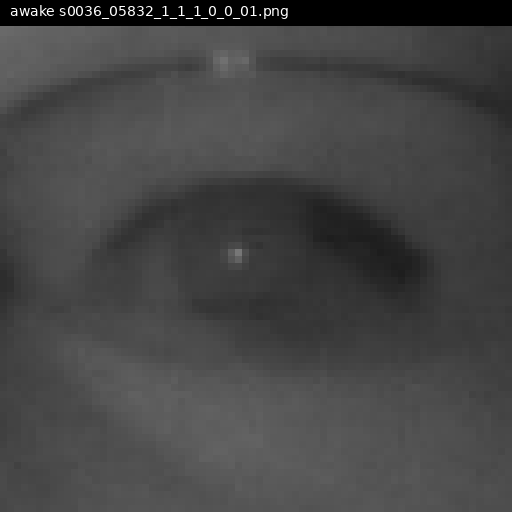
#> input picture glass1_samples/awake_0_s0036_05832_1_1_1_0_0_01.png, 512 x 512 px, found by its file name; its folder holds 4 pictures in this run
$ python test_flare_synthesis.py
#> lines starting #> are read from the running program, lines starting #| are printed output that depends on the picture; pictures that were not available may be replaced by others from this repository, and a replacement may not be noted
### nir_glare_generator.py
#!/usr/bin/env python3
"""
NIR Glasses Glare Generator
在眼睛图像上生成逼真的近红外眼镜反光效果。

Usage:
  python nir_glare_generator.py --input_dir ./eyes/ --output_dir ./eyes_glare/ --num 3

Modes:
  led_spot     - 单个/双个 IR LED 高亮圆斑（最常见）
  led_streak   - IR LED 拉丝反射（曲面镜片）
  ambient      - 环境光漫反射（大面积弱高光）
  mixed        - 随机混合以上模式
"""
import os
import argparse
import random
import numpy as np
from PIL import Image, ImageDraw, ImageFilter


def add_led_spot(img, intensity=1.0, num_spots=2):
    """单个或双个 IR LED 圆斑反光（最常见模式）"""
    w, h = img.size
    overlay = Image.new('L', (w, h), 0)
    draw = ImageDraw.Draw(overlay)

    # 反光位置：镜片上半部分（眼睛图的上 1/3 区域）
    for _ in range(num_spots):
        cx = random.randint(w // 5, 4 * w // 5)
        cy = random.randint(h // 8, h // 3)
        # IR LED 反光大小：小而亮
        radius_x = random.randint(max(3, w // 12), max(5, w // 6))
        radius_y = random.randint(max(2, h // 12), max(4, h // 8))

        # 外层光晕（柔和扩散）
        for r_mult, alpha in [(3.0, 0.15), (2.0, 0.3), (1.5, 0.5), (1.0, 0.9)]:
            rx, ry = int(radius_x * r_mult), int(radius_y * r_mult)
            brightness = int(255 * alpha * intensity)
            draw.ellipse(
                [cx - rx, cy - ry, cx + rx, cy + ry],
                fill=brightness
            )

        # 核心过曝点（像素饱和，纯白）
        core_r = max(1, radius_x // 4)
        draw.ellipse(
            [cx - core_r, cy - core_r, cx + core_r, cy + core_r],
            fill=255
        )

    # 轻微高斯模糊使边缘自然
    overlay = overlay.filter(ImageFilter.GaussianBlur(radius=1.5))

    # 合成
    if img.mode == 'L':
        img_np = np.array(img, dtype=np.float32)
        ov_np = np.array(overlay, dtype=np.float32)
        result = np.clip(img_np + ov_np * 0.7, 0, 255).astype(np.uint8)
        return Image.fromarray(result)
    else:
        # RGB: 叠加白色高光
        img_np = np.array(img, dtype=np.float32)
        ov_np = np.array(overlay, dtype=np.float32) / 255.0
        for c in range(3):
            img_np[:, :, c] = np.clip(
                img_np[:, :, c] * (1 - ov_np * 0.6) + 255 * ov_np * 0.6,
                0, 255
            )
        return Image.fromarray(img_np.astype(np.uint8))


# [94 lines left out: functions add_led_streak, add_ambient_glare, add_mixed, not called in this run]


def generate_glare(img, mode='mixed', intensity=None):
    """对单张图生成反光"""
    if intensity is None:
        intensity = random.uniform(0.4, 1.0)

    modes = {
        'led_spot': add_led_spot,
        'led_streak': add_led_streak,
        'ambient': add_ambient_glare,
        'mixed': add_mixed,
    }
    return modes[mode](img, intensity=intensity)


# [38 lines left out: function main, not called in this run]


# [2 lines that do not run on import are left out]

### test_flare_synthesis.py
#!/usr/bin/env python3
"""
眩光合成效果对比测试

比较三种情况：
  A. 新方案 (gamma-correct linear domain synthesis)
  B. 现有方案 (PIL-based nir_glare_generator)
  C. 真实眩光样本 (glass1_samples)

输出：
  output/comparison/   - 干净/A/B/真实 四图并排
  output/histograms/   - 直方图对比
  output/stats.txt     - 关键统计量对比
"""

import os
import sys
import random
import numpy as np
import cv2
from PIL import Image, ImageDraw, ImageFilter

sys.path.insert(0, os.path.dirname(__file__))
from nir_glare_generator import generate_glare

random.seed(42)
np.random.seed(42)

CLEAN_DIRS = [
    '/home/bobby/eye_datasets/data/train/awake',
    '/home/bobby/eye_datasets/data/train/sleepy',
]
REAL_FLARE_DIR = '/home/bobby/OCEC/glass1_samples'
OUT_DIR = '/home/bobby/OCEC/output'
N_SAMPLES = 100


# ──────────────────────────────────────────────
# 方案 A：gamma-correct linear domain synthesis
# ──────────────────────────────────────────────

def gen_uniform_flare(shape):
    intensity = np.random.uniform(0.2, 0.5)
    return np.full(shape, intensity, dtype=np.float32)


def gen_gaussian_flare(shape, n_blobs=None):
    h, w = shape
    n_blobs = n_blobs or np.random.randint(1, 4)
    field = np.zeros(shape, dtype=np.float32)
    yy, xx = np.mgrid[0:h, 0:w]
    for _ in range(n_blobs):
        cx = np.random.uniform(-0.2, 1.2) * w
        cy = np.random.uniform(-0.2, 1.2) * h
        sigma = np.random.uniform(0.2, 0.5) * max(h, w)
        intensity = np.random.uniform(0.5, 2.0)
        blob = intensity * np.exp(-((xx - cx)**2 + (yy - cy)**2) / (2 * sigma**2))
        field += blob.astype(np.float32)
    return field


def gen_gradient_flare(shape):
    h, w = shape
    direction = np.random.choice(['left', 'right', 'top', 'bottom'])
    intensity = np.random.uniform(0.3, 1.2)
    power = np.random.uniform(1.0, 2.5)
    if direction == 'left':
        ramp = np.linspace(1, 0, w) ** power
        field = np.tile(ramp, (h, 1))
    elif direction == 'right':
        ramp = np.linspace(0, 1, w) ** power
        field = np.tile(ramp, (h, 1))
    elif direction == 'top':
        ramp = np.linspace(1, 0, h) ** power
        field = np.tile(ramp.reshape(-1, 1), (1, w))
    else:
        ramp = np.linspace(0, 1, h) ** power
        field = np.tile(ramp.reshape(-1, 1), (1, w))
    return (field * intensity).astype(np.float32)


def gen_speckle_flare(shape):
    h, w = shape
    noise = np.random.rand(max(1, h // 8), max(1, w // 8)).astype(np.float32)
    noise = cv2.resize(noise, (w, h), interpolation=cv2.INTER_CUBIC)
    noise = cv2.GaussianBlur(noise, (0, 0), sigmaX=max(h, w) * 0.05)
    noise = (noise - noise.min()) / (noise.max() - noise.min() + 1e-8)
    intensity = np.random.uniform(0.3, 1.0)
    return (noise * intensity).astype(np.float32)


def add_bloom(gray_uint8, threshold=200, blur_sigma=4, strength=0.3):
    img = gray_uint8.astype(np.float32) / 255.0
    t = threshold / 255.0
    mask = np.clip((img - t) / (1.0 - t + 1e-8), 0, 1)
    bloom = cv2.GaussianBlur(mask, (0, 0), sigmaX=blur_sigma)
    out = img + bloom * strength
    return np.clip(out * 255, 0, 255).astype(np.uint8)


def reduce_contrast(gray_uint8, factor=0.6):
    img = gray_uint8.astype(np.float32)
    mean = img.mean()
    out = (img - mean) * factor + mean
    return np.clip(out, 0, 255).astype(np.uint8)


def slight_blur(gray_uint8):
    sigma = np.random.uniform(0.5, 1.5)
    return cv2.GaussianBlur(gray_uint8, (0, 0), sigmaX=sigma)


def synthesize_flare_linear(gray_uint8, flare_field, veil_strength=0.1, gamma=2.2):
    img_linear = (gray_uint8.astype(np.float32) / 255.0) ** gamma
    out_linear = img_linear + flare_field
    out_linear = out_linear * (1 - veil_strength) + veil_strength
    out = out_linear ** (1.0 / gamma)
    out = np.clip(out, 0.0, 1.0)
    return (out * 255.0).astype(np.uint8)


def scheme_a(gray_uint8):
    h, w = gray_uint8.shape
    mode = np.random.choice(['uniform', 'gaussian', 'gradient', 'speckle'],
                            p=[0.3, 0.3, 0.2, 0.2])
    if mode == 'uniform':
        field = gen_uniform_flare((h, w))
    elif mode == 'gaussian':
        field = gen_gaussian_flare((h, w))
    elif mode == 'gradient':
        field = gen_gradient_flare((h, w))
    else:
        field = gen_speckle_flare((h, w))

    veil = np.random.uniform(0.05, 0.25)
    out = synthesize_flare_linear(gray_uint8, field, veil_strength=veil)

    if np.random.rand() < 0.6:
        out = add_bloom(out, threshold=200,
                        blur_sigma=np.random.uniform(2, 6),
                        strength=np.random.uniform(0.2, 0.5))
    if np.random.rand() < 0.5:
        out = reduce_contrast(out, factor=np.random.uniform(0.5, 0.85))
    if np.random.rand() < 0.3:
        out = slight_blur(out)
    return out


def scheme_b(gray_uint8):
    img_pil = Image.fromarray(gray_uint8)
    mode = random.choice(['led_spot', 'led_streak', 'ambient', 'mixed'])
    result = generate_glare(img_pil, mode=mode)
    return np.array(result.convert('L'))


# ──────────────────────────────────────────────
# 统计工具
# ──────────────────────────────────────────────

def img_stats(arr):
    return {
        'mean': float(arr.mean()),
        'std': float(arr.std()),
        'max': int(arr.max()),
        'pct_over240': float((arr > 240).mean() * 100),
        'pct_under30': float((arr < 30).mean() * 100),
    }


def collect_stats(arrays, label):
    all_stats = [img_stats(a) for a in arrays]
    keys = ['mean', 'std', 'max', 'pct_over240', 'pct_under30']
    avg = {k: np.mean([s[k] for s in all_stats]) for k in keys}
    return label, avg


# ──────────────────────────────────────────────
# 可视化工具
# ──────────────────────────────────────────────

def make_comparison_strip(clean, syn_a, syn_b, real_ref, fname, out_dir):
    """四图横排：干净 / 方案A / 方案B / 真实眩光"""
    target_h = 164  # 2x upscale for visibility
    imgs = []
    for arr in [clean, syn_a, syn_b, real_ref]:
        h, w = arr.shape
        scale = target_h / h
        resized = cv2.resize(arr, (int(w * scale), target_h), interpolation=cv2.INTER_NEAREST)
        imgs.append(resized)

    labels = ['Clean', 'Scheme A (gamma)', 'Scheme B (PIL)', 'Real Flare']
    label_h = 16
    strips = []
    for img, label in zip(imgs, labels):
        h, w = img.shape
        canvas = np.zeros((target_h + label_h, w), dtype=np.uint8)
        canvas[label_h:, :] = img
        cv2.putText(canvas, label, (2, 12), cv2.FONT_HERSHEY_SIMPLEX, 0.35, 200, 1)
        strips.append(canvas)

    # Add separator lines
    sep = np.full((target_h + label_h, 2), 128, dtype=np.uint8)
    combined = strips[0]
    for s in strips[1:]:
        combined = np.hstack([combined, sep, s])

    os.makedirs(out_dir, exist_ok=True)
    cv2.imwrite(os.path.join(out_dir, fname), combined)


def make_histogram_comparison(clean_list, a_list, b_list, real_list, out_path):
    """直方图对比，4条曲线叠加"""
    import matplotlib
    matplotlib.use('Agg')
    import matplotlib.pyplot as plt

    fig, axes = plt.subplots(1, 2, figsize=(12, 4))

    def hist_avg(arrays, bins=64):
        counts = np.zeros(bins)
        edges = None
        for arr in arrays:
            c, e = np.histogram(arr.flatten(), bins=bins, range=(0, 255), density=True)
            counts += c
            edges = e
        return counts / len(arrays), edges

    # Left: full histogram
    ax = axes[0]
    for arrays, label, color in [
        (clean_list, 'Clean', 'gray'),
        (a_list, 'Scheme A (gamma)', 'blue'),
        (b_list, 'Scheme B (PIL)', 'green'),
        (real_list, 'Real Flare', 'red'),
    ]:
        c, e = hist_avg(arrays)
        midpoints = (e[:-1] + e[1:]) / 2
        ax.plot(midpoints, c, label=label, color=color, linewidth=1.5)
    ax.set_title('Pixel value distribution')
    ax.set_xlabel('Pixel value')
    ax.set_ylabel('Density')
    ax.legend()
    ax.grid(alpha=0.3)

    # Right: zoom on high-value region (>200)
    ax = axes[1]
    for arrays, label, color in [
        (clean_list, 'Clean', 'gray'),
        (a_list, 'Scheme A (gamma)', 'blue'),
        (b_list, 'Scheme B (PIL)', 'green'),
        (real_list, 'Real Flare', 'red'),
    ]:
        c, e = hist_avg(arrays, bins=128)
        midpoints = (e[:-1] + e[1:]) / 2
        mask = midpoints > 180
        ax.plot(midpoints[mask], c[mask], label=label, color=color, linewidth=1.5)
    ax.set_title('High-value region (>180) zoom')
    ax.set_xlabel('Pixel value')
    ax.set_ylabel('Density')
    ax.legend()
    ax.grid(alpha=0.3)

    plt.tight_layout()
    os.makedirs(os.path.dirname(out_path), exist_ok=True)
    plt.savefig(out_path, dpi=120)
    plt.close()
    print(f'Saved histogram: {out_path}')


# ──────────────────────────────────────────────
# 主流程
# ──────────────────────────────────────────────

def main():
    # 1. Load clean images
    all_clean_files = []
    for d in CLEAN_DIRS:
        for f in os.listdir(d):
            if f.lower().endswith('.png'):
                all_clean_files.append(os.path.join(d, f))
    random.shuffle(all_clean_files)
    clean_files = all_clean_files[:N_SAMPLES]
    print(f'Loaded {len(clean_files)} clean eye images')

    clean_arrays = [cv2.imread(f, 0) for f in clean_files]
#> clean_arrays = 2 items
    clean_arrays = [a for a in clean_arrays if a is not None]

    # 2. Load real flare reference images (downscale to match training size)
    real_files = [os.path.join(REAL_FLARE_DIR, f)
                  for f in os.listdir(REAL_FLARE_DIR) if f.lower().endswith('.png')]
    print(f'Loaded {len(real_files)} real flare reference images')
    target_size = clean_arrays[0].shape[0]  # e.g. 82
#> target_size = 512
    real_arrays_full = [cv2.imread(f, 0) for f in real_files if cv2.imread(f, 0) is not None]
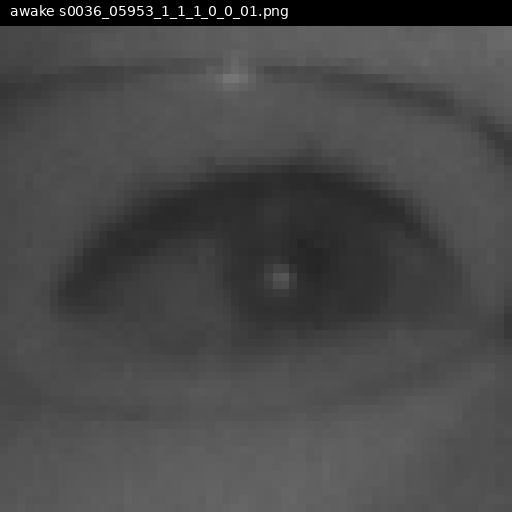
#> input picture glass1_samples/awake_1_s0036_05953_1_1_1_0_0_01.png, 512 x 512 px, found by its file name
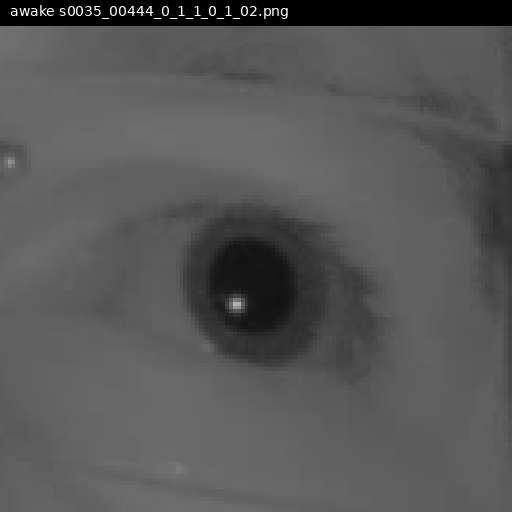
#> input picture glass1_samples/awake_2_s0035_00444_0_1_1_0_1_02.png, 512 x 512 px, found by its file name
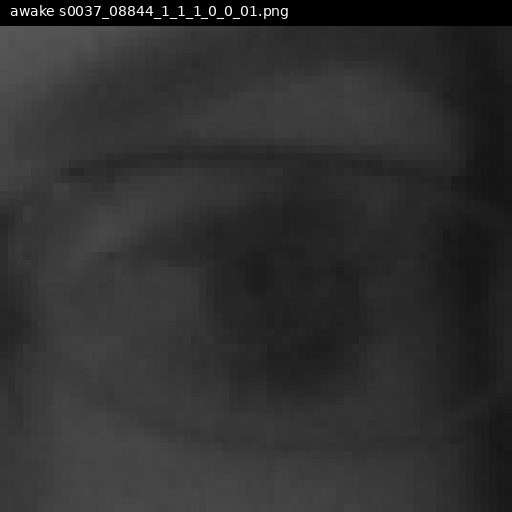
#> input picture glass1_samples/awake_3_s0037_08844_1_1_1_0_0_01.png, 512 x 512 px, found by its file name
#> real_arrays_full = 4 items
    # Center-crop to same aspect, then resize
    real_arrays = []
    for arr in real_arrays_full:
        h, w = arr.shape
        s = min(h, w)
        y0, x0 = (h - s) // 2, (w - s) // 2
        cropped = arr[y0:y0+s, x0:x0+s]
        resized = cv2.resize(cropped, (target_size, target_size), interpolation=cv2.INTER_AREA)
        real_arrays.append(resized)
#> this loop made 4 passes
#> cropped is the input picture: shape (512, 512); min 0, max 255, mean 47.5
#> after the loop, real_arrays = 4 items

    # 3. Synthesize
    print('Synthesizing...')
    syn_a = [scheme_a(img) for img in clean_arrays]
#> in scheme_a, gray_uint8 is the input picture: shape (512, 512); min 0, max 255, mean 68.8
#> call 2 of add_bloom, with threshold = 200, blur_sigma = 4.19, strength = 0.452
#> in add_bloom (call 2), `bloom = cv2.GaussianBlur(mask, (0, 0), sigmaX=blur_sigma)`:
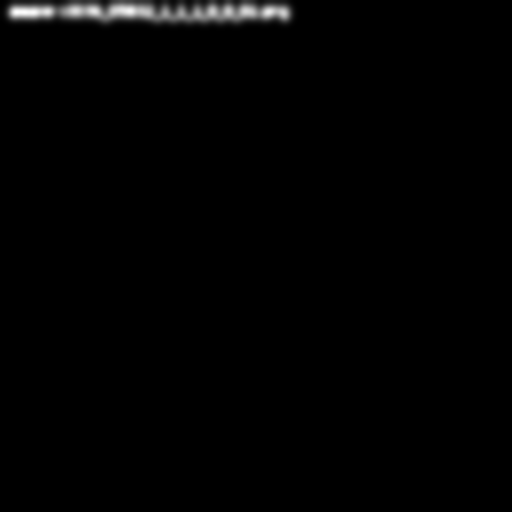
#> bloom: shape (512, 512) float32; min 0, max 0.181, mean 0.00191; drawn with min black and max white
#> in reduce_contrast, `mean = img.mean()`: mean = 156.3
#> syn_a = 2 items
    syn_b = [scheme_b(img) for img in clean_arrays]
#> in add_led_spot, `overlay = Image.new('L', (w, h), 0)`: overlay: PIL image 512x512 L; every value is 0
#> syn_b = 2 items
    print('Done.')

    # 4. Statistics
    stats_results = []
    for label, arrays in [
        ('Clean', clean_arrays),
        ('Scheme A (gamma-domain)', syn_a),
        ('Scheme B (PIL-based)', syn_b),
        ('Real Flare (resized)', real_arrays),
    ]:
        _, avg = collect_stats(arrays, label)
        stats_results.append((label, avg))
#> this loop made 4 passes
#> label on passes 1 to 4: 'Clean', 'Scheme A (gamma-domain)', 'Scheme B (PIL-based)', 'Real Flare (resized)'
#> after the loop, stats_results = 4 items

    os.makedirs(OUT_DIR, exist_ok=True)
    stats_path = os.path.join(OUT_DIR, 'stats.txt')
    with open(stats_path, 'w') as fp:
        header = f"{'Metric':<20} {'Clean':>12} {'Scheme A':>14} {'Scheme B':>14} {'Real Flare':>14}"
        fp.write(header + '\n')
        fp.write('-' * len(header) + '\n')
        metrics = [
            ('mean', 'Mean pixel'),
            ('std', 'Std dev'),
            ('pct_over240', '% pixels > 240'),
            ('pct_under30', '% pixels < 30'),
        ]
        for key, name in metrics:
            vals = [avg[key] for _, avg in stats_results]
            row = f"{name:<20} {vals[0]:>12.2f} {vals[1]:>14.2f} {vals[2]:>14.2f} {vals[3]:>14.2f}"
            fp.write(row + '\n')
#> this loop made 4 passes
#> vals on passes 1 to 4: [68.78, 162.3, 83.47, 68.86], [21.66, 33.6, 33.56, 22.32], [0.114, 10.81, 0.308, 0.114], [4.68, 0, 3.32, 6.96]
    print(f'\nStatistics saved: {stats_path}')
    with open(stats_path) as fp:
        print(fp.read())

    # 5. Comparison strips (20 samples)
    comp_dir = os.path.join(OUT_DIR, 'comparison')
    print(f'Generating comparison strips -> {comp_dir}')
    for i in range(min(20, len(clean_arrays))):
        real_ref = real_arrays[i % len(real_arrays)]
        base = os.path.basename(clean_files[i])
        make_comparison_strip(
            clean_arrays[i], syn_a[i], syn_b[i], real_ref,
            fname=f'{i:03d}_{base}', out_dir=comp_dir
        )
#> this loop made 2 passes
#> (target_h in make_comparison_strip, label_h in make_comparison_strip) on passes 1 to 2: (164, 16), (164, 16)
#> pass 1, in make_comparison_strip, `cv2.imwrite(os.path.join(out_dir, fname), combined)`:
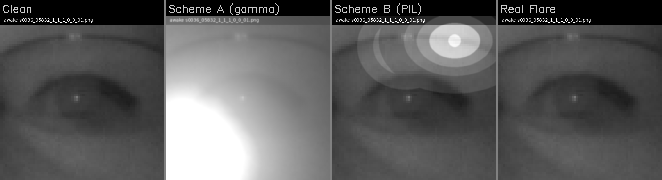
#> saved as 000_awake_0_s0036_05832_1_1_1_0_0_01.png: shape (180, 662); min 0, max 255, mean 91.2

    # 6. Histogram comparison
    hist_path = os.path.join(OUT_DIR, 'histograms', 'distribution_comparison.png')
    try:
        make_histogram_comparison(clean_arrays, syn_a, syn_b, real_arrays, hist_path)
#> the loop in make_histogram_comparison, `for arrays, label, color in [ (clean_list, 'Clean', 'gray'), (a_list, ..` made 4 passes
#> in make_histogram_comparison, `plt.savefig(out_path, dpi=120)`:
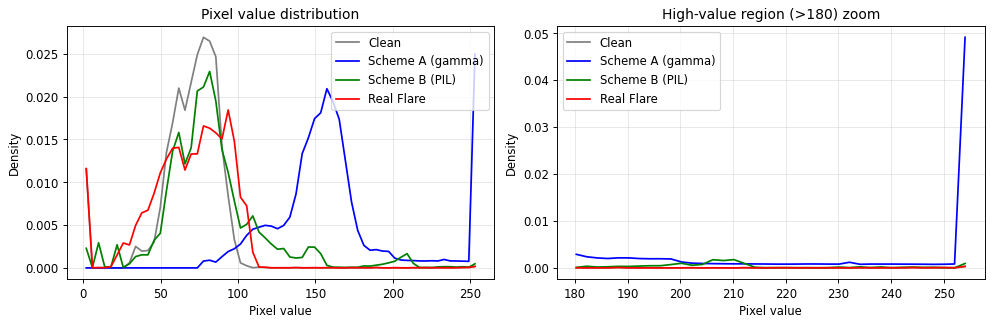
#> figure drawn by matplotlib, 2 panels; panel 1: curve peaks at x = 77.7, y = 0.0269; panel 1: curve peaks at x = 253, y = 0.025; panel 1: curve peaks at x = 81.68, y = 0.0229; panel 2: curve peaks at x = 254, y = 0.000314
    except ImportError:
        print('matplotlib not available, skipping histogram plot')

    # 7. t-SNE (optional, uses HOG features as proxy)
    try:
        from sklearn.manifold import TSNE
        from sklearn.decomposition import PCA
        import matplotlib
        matplotlib.use('Agg')
        import matplotlib.pyplot as plt

        def extract_feat(arr):
            # Simple HOG-like: flatten resized image
            resized = cv2.resize(arr, (32, 32))
            return resized.flatten().astype(np.float32) / 255.0

        print('Running t-SNE...')
        n_tsne = min(50, len(clean_arrays), len(real_arrays))
#> n_tsne = 2
        feats = np.stack(
            [extract_feat(a) for a in clean_arrays[:n_tsne]] +
            [extract_feat(a) for a in syn_a[:n_tsne]] +
            [extract_feat(a) for a in syn_b[:n_tsne]] +
            [extract_feat(a) for a in (real_arrays * ((n_tsne // len(real_arrays)) + 1))[:n_tsne]]
        )
#> in extract_feat (call 8), `resized = cv2.resize(arr, (32, 32))`:
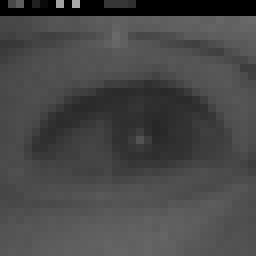
#> resized: shape (32, 32) (shown 8 times larger); min 0, max 169, mean 71.3
        labels_tsne = (
            ['Clean'] * n_tsne +
            ['Scheme A'] * n_tsne +
            ['Scheme B'] * n_tsne +
            ['Real Flare'] * n_tsne
        )
#> labels_tsne = ['Clean', 'Clean', 'Scheme A', 'Scheme A', 'Scheme B', 'Scheme B', 'Real Flare', 'Real Flare']
        pca = PCA(n_components=50, random_state=0)
#> (the run stopped early here; a loop or call above may not have finished)
